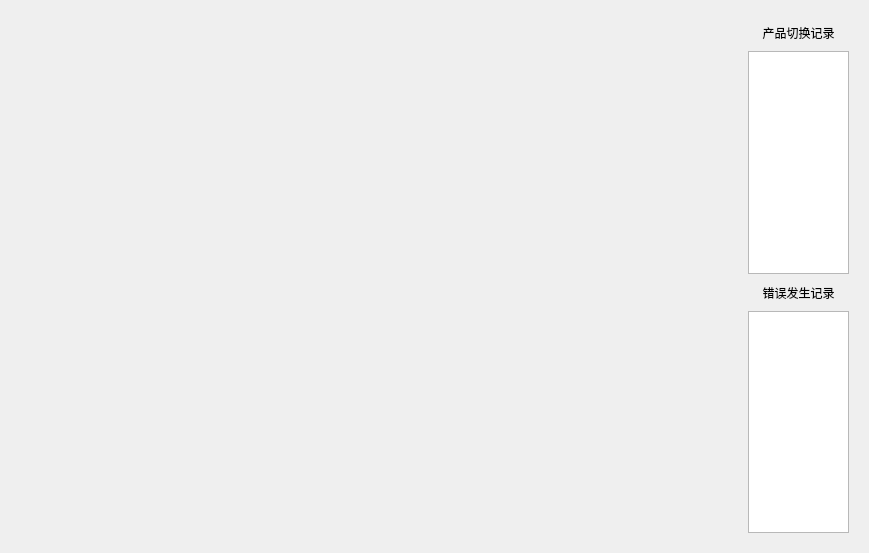
<?xml version="1.0" encoding="UTF-8"?>
<ui version="4.0">
 <class>ProductNowForm</class>
 <widget class="QWidget" name="ProductNowForm">
  <property name="geometry">
   <rect>
    <x>0</x>
    <y>0</y>
    <width>869</width>
    <height>553</height>
   </rect>
  </property>
  <property name="windowTitle">
   <string>Form</string>
  </property>
  <layout class="QGridLayout" name="gridLayout_3">
   <item row="0" column="2">
    <widget class="QWidget" name="widget_2" native="true">
     <property name="sizePolicy">
      <sizepolicy hsizetype="Preferred" vsizetype="Preferred">
       <horstretch>3</horstretch>
       <verstretch>3</verstretch>
      </sizepolicy>
     </property>
     <layout class="QGridLayout" name="gridLayout">
      <item row="0" column="0">
       <layout class="QVBoxLayout" name="verticalLayout_2">
        <item>
         <widget class="QLabel" name="label_3">
          <property name="minimumSize">
           <size>
            <width>0</width>
            <height>25</height>
           </size>
          </property>
          <property name="text">
           <string>产品切换记录</string>
          </property>
          <property name="alignment">
           <set>Qt::AlignCenter</set>
          </property>
         </widget>
        </item>
        <item>
         <widget class="QTableView" name="tableView_idChanged"/>
        </item>
       </layout>
      </item>
      <item row="1" column="0">
       <layout class="QVBoxLayout" name="verticalLayout_3">
        <item>
         <widget class="QLabel" name="label_4">
          <property name="minimumSize">
           <size>
            <width>0</width>
            <height>25</height>
           </size>
          </property>
          <property name="text">
           <string>错误发生记录</string>
          </property>
          <property name="alignment">
           <set>Qt::AlignCenter</set>
          </property>
         </widget>
        </item>
        <item>
         <widget class="QTableView" name="tableView_errorHapend"/>
        </item>
       </layout>
      </item>
     </layout>
    </widget>
   </item>
   <item row="0" column="1">
    <widget class="QWidget" name="widget_3" native="true">
     <property name="sizePolicy">
      <sizepolicy hsizetype="Preferred" vsizetype="Preferred">
       <horstretch>8</horstretch>
       <verstretch>8</verstretch>
      </sizepolicy>
     </property>
     <layout class="QGridLayout" name="gridLayout_4">
      <item row="1" column="0" colspan="2">
       <widget class="QWidget" name="widget_5" native="true"/>
      </item>
     </layout>
    </widget>
   </item>
   <item row="0" column="0">
    <widget class="QWidget" name="widget_12" native="true">
     <property name="sizePolicy">
      <sizepolicy hsizetype="Preferred" vsizetype="Preferred">
       <horstretch>10</horstretch>
       <verstretch>10</verstretch>
      </sizepolicy>
     </property>
     <layout class="QGridLayout" name="gridLayout_2">
      <item row="0" column="0">
       <widget class="QWidget" name="widget_23" native="true"/>
      </item>
     </layout>
    </widget>
   </item>
  </layout>
 </widget>
 <resources/>
 <connections/>
</ui>
